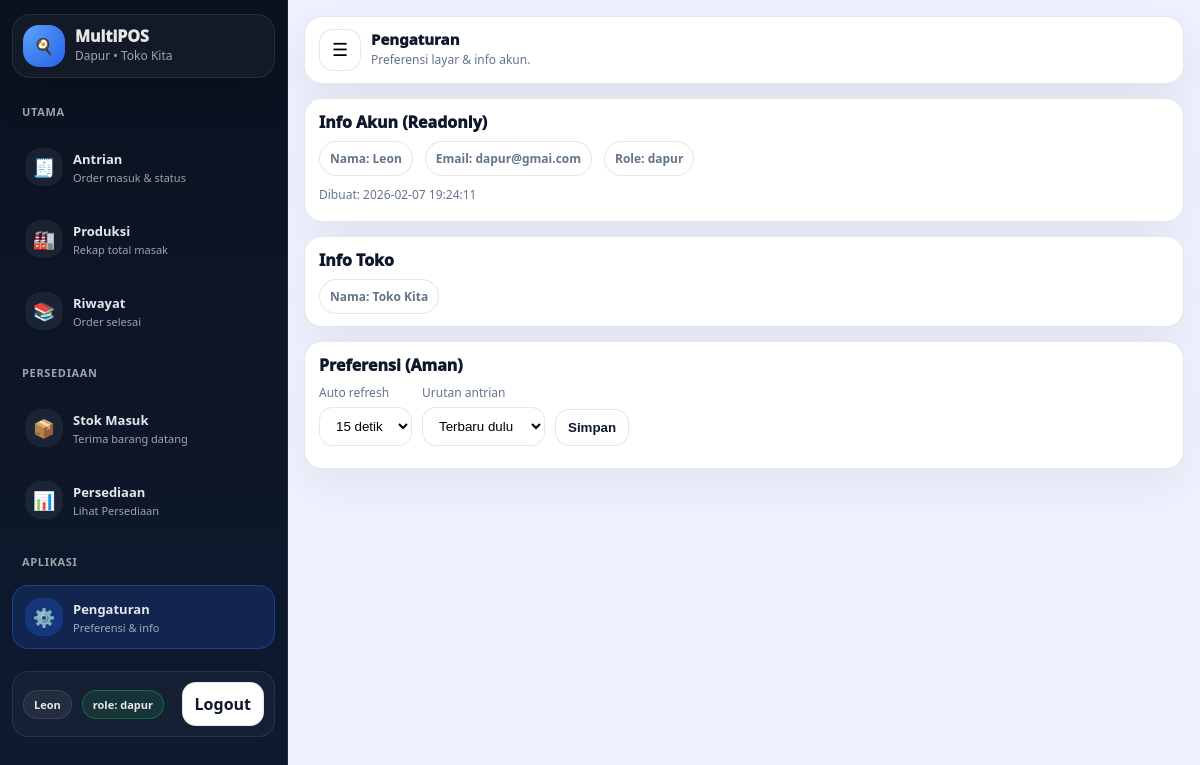
The page /advance/dapur_pengaturan.php (signed in) on the database its author committed.
### tables this page shows
CREATE TABLE `users` (
  `id` bigint(20) UNSIGNED NOT NULL,
  `name` varchar(100) NOT NULL,
  `email` varchar(190) NOT NULL,
  `password_hash` varchar(255) NOT NULL,
  `role` enum('developer','admin','kasir','dapur') NOT NULL,
  `created_by` bigint(20) UNSIGNED DEFAULT NULL,
  `is_active` tinyint(1) NOT NULL DEFAULT 1,
  `must_change_password` tinyint(1) NOT NULL DEFAULT 0,
  `created_at` timestamp NOT NULL DEFAULT current_timestamp(),
  `updated_at` timestamp NULL DEFAULT NULL ON UPDATE current_timestamp(),
  `password_reset_at` datetime DEFAULT NULL,
  `password_reset_by` int(11) DEFAULT NULL,
  `last_password_changed_at` datetime DEFAULT NULL
);

CREATE TABLE `stores` (
  `id` bigint(20) UNSIGNED NOT NULL,
  `name` varchar(150) NOT NULL,
  `address` text DEFAULT NULL,
  `phone` varchar(50) DEFAULT NULL,
  `owner_admin_id` bigint(20) UNSIGNED NOT NULL,
  `is_active` tinyint(1) DEFAULT 1,
  `store_type` enum('basic','bom') NOT NULL DEFAULT 'bom',
  `created_at` timestamp NOT NULL DEFAULT current_timestamp(),
  `receipt_header` varchar(255) DEFAULT NULL,
  `receipt_footer` varchar(255) DEFAULT NULL,
  `receipt_show_logo` tinyint(1) DEFAULT 1,
  `receipt_auto_print` tinyint(1) DEFAULT 1,
  `receipt_paper` enum('58mm','80mm') DEFAULT '80mm',
  `receipt_logo_path` varchar(255) DEFAULT NULL
);

### advance/dapur_pengaturan.php (the view, shortened to what this page needs)
<?php
require __DIR__ . '/../config/db.php';
$dapurId = (int)auth_user()['id'];
$st = $pdo->prepare("
  SELECT s.id, s.name, s.address, s.phone
  FROM users u
  JOIN stores s ON s.owner_admin_id = u.created_by
  WHERE u.id=? AND s.is_active=1
  LIMIT 1
");
$st->execute([$dapurId]);
$store = $st->fetch();
$uQ = $pdo->prepare("SELECT id, name, email, created_at, created_by FROM users WHERE id=? LIMIT 1");
$uQ->execute([$dapurId]);
$userRow = $uQ->fetch();
require __DIR__ . '/../publik/partials/dapur_layout_top.php';
require __DIR__ . '/../publik/partials/dapur_sidebar.php';
?>
<main class="content">
  <div class="topbar">
    <div class="left">
      <button class="icon-btn" type="button"
        onclick="window.__dapurSidebarToggle && window.__dapurSidebarToggle()"
        aria-label="Menu">☰</button>
      <div>
        <p class="h" style="margin:0;">Pengaturan</p>
        <p class="p">Preferensi layar & info akun.</p>
      </div>
    </div>
  </div>
  <div class="card" style="margin-bottom:14px;">
    <div style="font-weight:950; margin-bottom:8px;">Info Akun (Readonly)</div>
    <div class="row" style="gap:12px;">
      <span class="badge">Nama: <?= htmlspecialchars((string)$userRow['name']) ?></span>
      <span class="badge">Email: <?= htmlspecialchars((string)$userRow['email']) ?></span>
      <span class="badge">Role: dapur</span>
    </div>
    <div class="small muted" style="margin-top:10px;">
      Dibuat: <?= htmlspecialchars((string)$userRow['created_at']) ?>
    </div>
  </div>
  <div class="card" style="margin-bottom:14px;">
    <div style="font-weight:950; margin-bottom:8px;">Info Toko</div>
    <div class="row" style="gap:12px;">
      <span class="badge">Nama: <?= htmlspecialchars((string)$store['name']) ?></span>
    </div>
  </div>
  <div class="card">
    <div style="font-weight:950; margin-bottom:8px;">Preferensi (Aman)</div>
    <div class="row" style="align-items:flex-end;">
      <div style="display:flex;flex-direction:column;gap:6px;">
        <span class="small muted">Auto refresh</span>
        <select id="pref_refresh">
          <option value="15">15 detik</option>
        </select>
      </div>
      <div style="display:flex;flex-direction:column;gap:6px;">
        <span class="small muted">Urutan antrian</span>
        <select id="pref_queue_order">
          <option value="newest">Terbaru dulu</option>
        </select>
      </div>
      <button class="btn" type="button" onclick="savePrefs()">Simpan</button>
    </div>
  </div>
</main>
<?php require __DIR__ . '/../publik/partials/dapur_layout_bottom.php'; ?>

### publik/partials/dapur_layout_top.php (style rules this page uses)
:root { --bg: #eef2ff; --surface: #ffffff; --ink: #0f172a; --muted: #64748b; --line: rgba(15,23,42,.10); --sidebar: #0b1220; --sidebar2:#0f1a30; --sb-ink: #e5e7eb; --sb-muted: rgba(229,231,235,.68); --sb-line: rgba(148,163,184,.14); --brand: #2563eb; --good: #16a34a; --radius: 18px; --sb-open: 288px; --sb-mini: 84px; }
* { box-sizing:border-box; }
html,body { height:100% }
body { margin:0; font-family: system-ui,-apple-system,Segoe UI,Roboto,Arial; background: var(--bg); color: var(--ink); overflow-x: hidden; }
.content { padding:16px 16px 26px; min-width:0; }
.topbar { background: var(--surface); border: 1px solid var(--line); border-radius: var(--radius); padding: 12px 14px; display:flex; align-items:center; justify-content:space-between; gap:12px; box-shadow: 0 18px 50px rgba(15,23,42,.08); margin-bottom:14px; }
.topbar .left { display:flex; align-items:flex-start; gap:10px; min-width:0; }
.topbar .left .h { font-size:15px; font-weight: 950; margin:0; white-space:nowrap; overflow:hidden; text-overflow:ellipsis; }
.topbar .left .p { margin:2px 0 0; font-size:12px; color: var(--muted); white-space:nowrap; overflow:hidden; text-overflow:ellipsis; }
.icon-btn { width:42px;height:42px; border-radius: 14px; border: 1px solid var(--line); background: #fff; cursor:pointer; font-size:18px; display:flex;align-items:center;justify-content:center; -webkit-tap-highlight-color: transparent; flex:0 0 auto; }
.btn { display:inline-flex; align-items:center; gap:8px; padding:10px 12px; border-radius: 14px; border:1px solid var(--line); background:#fff; cursor:pointer; font-weight: 900; text-decoration:none; -webkit-tap-highlight-color: transparent; color: var(--ink); }
.card { background: var(--surface); border: 1px solid var(--line); border-radius: var(--radius); padding:12px 14px; box-shadow: 0 18px 50px rgba(15,23,42,.06); }
.badge { padding:8px 10px; border-radius:999px; border:1px solid var(--line); background:#fff; font-size:12px; font-weight:900; color: var(--muted); white-space:nowrap; display:inline-flex; align-items:center; gap:8px; }
.muted { color:var(--muted) }
.small { font-size:12px }
.row { display:flex; gap:10px; flex-wrap:wrap; align-items:center }
input,select { border:1px solid var(--line); border-radius:14px; padding:10px 12px; outline:none; background:#fff; }

### rows shown on the page
users: name "Leon", email "dapur@gmai.com", created_at "2026-02-07 19:24:11"
stores: name "Toko Kita"

### other values the page prints
$appName "MultiPOS"
$storeName "Toko Kita"
$userName "Leon"
